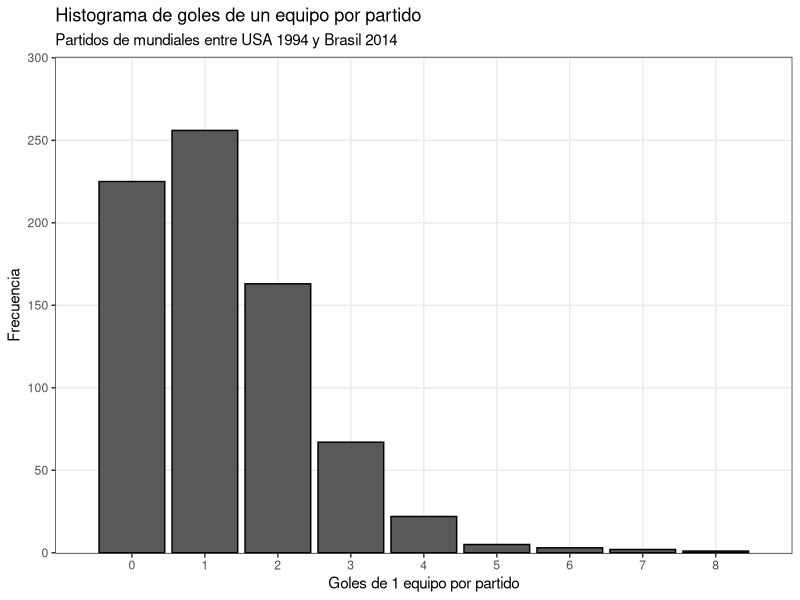
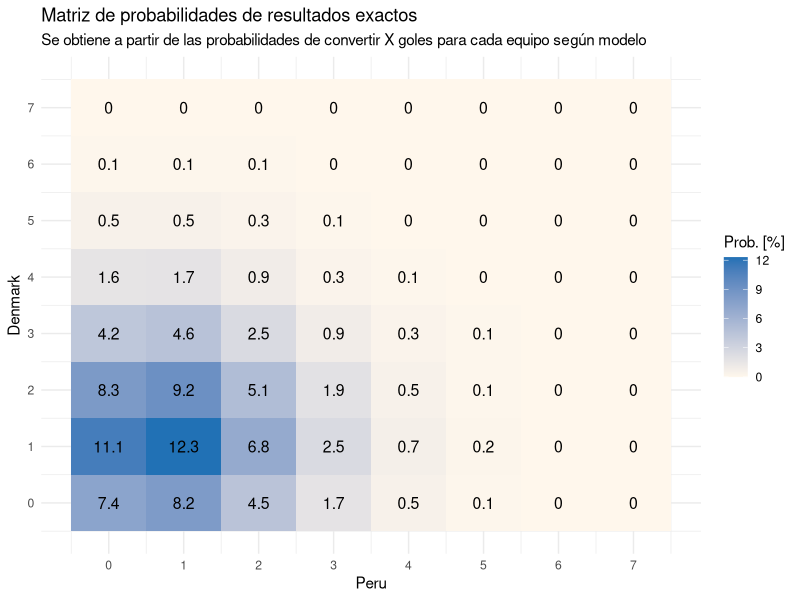
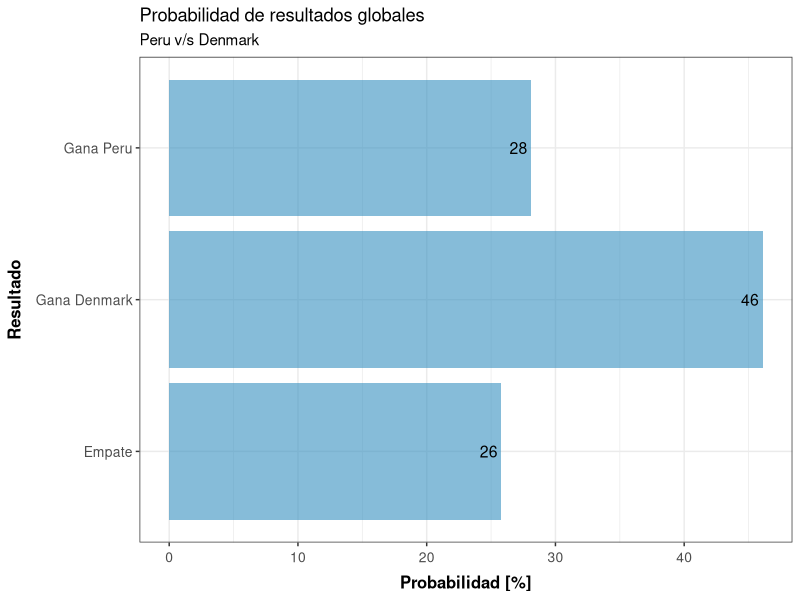

These charts were generated, in order, by the following R code: (Note: this script raises an error after producing the figures.)
## ---- chunk 1
knitr::opts_chunk$set(fig.width=7, fig.height=5, echo=F, warning=FALSE, message=FALSE)
## ---- chunk 2
library(ggplot2)
library(knitr)
library(kableExtra)
library(dplyr)
library(caret)
library(reshape2)
## ---- chunk 3
data <- read.csv("data10.csv", head=T, stringsAsFactors = F, encoding = 'latin')
data <- data[order(data$date), ]
data <- data[, c(3:4, 6:7, 11:12, 16:25)]
data$conf_H <- as.factor(data$conf_H)
data$conf_A <- as.factor(data$conf_A)
data$id <- seq(1, nrow(data))
data$real_result <- ifelse(data$home_score==data$away_score, 'E', 
                           ifelse(data$home_score>data$away_score, 'L', 'V'))
home <- data[, c(2:3, 5:8, 11, 13, 15, 17:18)]
away <- data[, c(1, 4:6, 9:10, 12, 14, 16:18)]
home_away <- cbind(home[, c(1:4, 7, 10:11)], (home[, c(5:6, 8:9)] - away[, c(5:6, 8:9)]) )
away_home <- cbind(away[, c(1:4, 7, 10:11)], (away[, c(5:6, 8:9)] - home[, c(5:6, 8:9)]) )
names(home_away) <- names(away_home) <- c('team', 'score', 'neutral','year', 'conf', 'id_match', 
                                          'real_result', 'age_mean', 'age_sd', 'ext_big5', 'rank')
all <- rbind(home_away, away_home)
all2 <- all[which(all$year<2018), ]
all2 <- all2[order(all2$id_match), ]
all3 <- all[which(all$year==2018), ]

data$sum <- data$home_score + data$away_score
datat <- data[which(data$Year<2018), ]
## ---- chunk 4
results <- as.data.frame(table(datat$real_result, useNA='ifany'))
names(results)[1:2] <- c('Resultado', 'Cantidad')
results$Porcentaje = round(results$Cantidad/sum(results$Cantidad) *100, 1)
results[, 1] <- c('Empate', 'Equipo 1', 'Equipo 2')
results <- results[order(results$Cantidad, decreasing=T), ]
row.names(results) <- NULL

kable(results, "html", align='c') %>%
  kable_styling(full_width=F, bootstrap_options = c("basic"))

## ---- chunk 5
ggplot(data=all2, aes(score)) +
geom_histogram(stat='count', col='black', breaks=seq(0, 8, by = 1)) +
theme_bw() +
labs(x="Goles de 1 equipo por partido", y="Frecuencia") +
coord_cartesian(ylim=c(0, 300)) +
scale_x_discrete(limits=seq(0,8,1)) +
scale_y_discrete(limits=seq(0,300,50)) +
ggtitle('Histograma de goles de un equipo por partido', subtitle='Partidos de mundiales entre USA 1994 y Brasil 2014')
## ---- chunk 6
set.seed(2018)
flag <- all2[!duplicated(all2$id_match), ]
split <- createDataPartition(y=flag$score, p=0.75, list=FALSE)
train <- all2[all2$id_match %in% split, ] 
test <- all2[!all2$id_match %in% split, ] 
train$conf2 <- ifelse(train$conf=='CONMEBOL', 'T', 'F')
test$conf2 <- ifelse(test$conf=='CONMEBOL', 'T', 'F')
fit3 <- glm(score ~ ., train[ , c(2, 12, 8, 10:11)], family=poisson(link=log))
#summary(fit3)

all3$conf2 <- ifelse(all3$conf=='CONMEBOL', 'T', 'F')
t <- predict(fit3, newdata=all3[ , c(2, 12, 8, 10:11)], type="response")
xt <- cbind(all3, t)
xt <- xt[order(xt$id_match), ]
row.names(xt) <- NULL

a <- dpois(seq(0, 7), xt$t[11])
b <- dpois(seq(0, 7), xt$t[12])
c <- matrix(ncol=8, nrow=8)
for (j in 1:8) {
        c[j,] <- a[j]*b[1:8]
}

melted_c <- melt(c)
melted_c$Var1 <- melted_c$Var1 -1
melted_c$Var2 <- melted_c$Var2 -1
melted_c$value <- round(melted_c$value*100, 1)
melted_c$result <- ifelse(melted_c$Var1==melted_c$Var2, 'E', 
                          ifelse(melted_c$Var1>melted_c$Var2, 'L', 'V'))
r <- as.data.frame(aggregate(value ~ result, melted_c, sum))
#out <- c(out, r[which.max(r$value), 'result'])

team1 <- xt$team[11]
team2 <- xt$team[12]
ggplot(data=melted_c, aes(x=Var1, y=Var2, fill=as.numeric(value))) + 
        geom_tile() + labs(x=team1, y=team2) +
        scale_fill_gradient(low="#fff7ec", high="#2171b5", name='Prob. [%]') +
        theme_minimal() +
        scale_x_continuous(labels=c(0:7), breaks=c(0:7)) +
        scale_y_continuous(labels=c(0:7), breaks=c(0:7)) +
        geom_text(aes(Var1, Var2, label = value), color = "black", size = 4) + 
        ggtitle('Matriz de probabilidades de resultados exactos', 
                subtitle='Se obtiene a partir de las probabilidades de convertir X goles para cada equipo según modelo')

## ---- chunk 7
r <- r[c(2,1,3), ]
r[1,1] <- paste('Gana', team1)
r[3,1] <- paste('Gana', team2)
r[2,1] <- 'Empate'

p <- ggplot(r, aes(x=result, y=value)) +
geom_bar(stat="identity", position = position_identity(), fill='#3690c0', alpha=0.6) +
coord_flip()
p1 = p + theme_bw() +
labs(x="Resultado", y="Probabilidad [%]") +
theme(axis.text.x = element_text(vjust=0.5, size=10),
axis.text.y = element_text(vjust=0.5, size=10),
axis.title.x = element_text(face="bold", size=12, margin=margin(8,8,0,0)),
axis.title.y = element_text(face="bold", size=12, margin=margin(8,8,0,0))) +
        
ggtitle(label="Probabilidad de resultados globales", subtitle = paste(team1, "v/s", team2)) +
geom_text(aes(label=round(value,0)), hjust=1.2, colour="black",
          position = position_dodge(1), size=4)
p1

## ---- chunk 8
data_final <- read.csv('table_final.csv', encoding='utf8')

kable(data_final, "html", align='c') %>%
  kable_styling(full_width=T, bootstrap_options = c("basic")) %>%
  # row_spec(row=c(gr), background= '#f0f0f0') %>%
  # row_spec(row=c(gr2), background= 'white') %>%
  # column_spec(c(2,7), bold = T, color= 'darkblue') %>%
  # row_spec(row=c(no), bold = F, color= 'darkred') %>%
  # column_spec(c(1,3:6), bold = F, color= 'black') %>%
  scroll_box(width = "450px", height = "600px")
